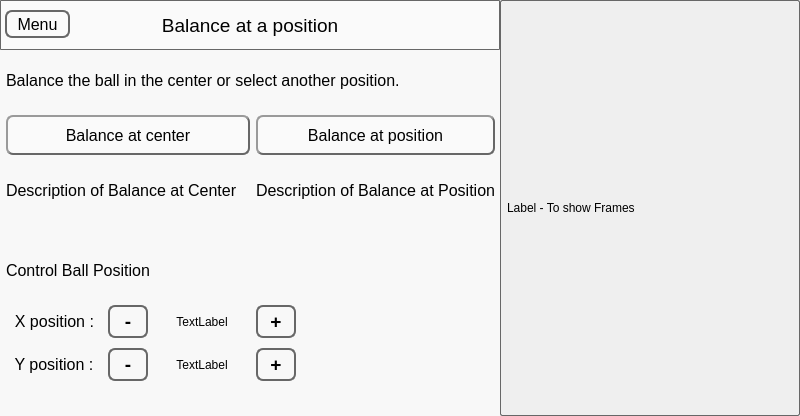
<?xml version="1.0" encoding="UTF-8"?>
<ui version="4.0">
 <class>MainWindow</class>
 <widget class="QMainWindow" name="MainWindow">
  <property name="geometry">
   <rect>
    <x>0</x>
    <y>0</y>
    <width>800</width>
    <height>416</height>
   </rect>
  </property>
  <property name="windowTitle">
   <string>MainWindow</string>
  </property>
  <widget class="QWidget" name="centralwidget">
   <widget class="QStackedWidget" name="stackedWidget">
    <property name="geometry">
     <rect>
      <x>0</x>
      <y>0</y>
      <width>500</width>
      <height>416</height>
     </rect>
    </property>
    <property name="currentIndex">
     <number>1</number>
    </property>
    <widget class="QWidget" name="MainMenu_pg">
     <property name="styleSheet">
      <string notr="true">background-color: rgb(248, 248, 248);

</string>
     </property>
     <widget class="QWidget" name="verticalLayoutWidget">
      <property name="geometry">
       <rect>
        <x>0</x>
        <y>50</y>
        <width>501</width>
        <height>361</height>
       </rect>
      </property>
      <layout class="QGridLayout" name="gridLayout_4">
       <property name="leftMargin">
        <number>15</number>
       </property>
       <property name="topMargin">
        <number>10</number>
       </property>
       <property name="rightMargin">
        <number>15</number>
       </property>
       <property name="bottomMargin">
        <number>0</number>
       </property>
       <property name="verticalSpacing">
        <number>15</number>
       </property>
       <item row="3" column="0">
        <widget class="QPushButton" name="MM_Joystick_btn">
         <property name="minimumSize">
          <size>
           <width>0</width>
           <height>50</height>
          </size>
         </property>
         <property name="font">
          <font>
           <family>Arial</family>
           <pointsize>12</pointsize>
          </font>
         </property>
         <property name="styleSheet">
          <string notr="true">QPushButton {
border-width: 2px;
border-color: rgb(103, 103, 103);
border-style: outset;
border-radius: 7;
padding: 3px;

background-color: rgb(250, 250, 250);
}
</string>
         </property>
         <property name="text">
          <string>Joystick Control</string>
         </property>
        </widget>
       </item>
       <item row="1" column="0">
        <widget class="QPushButton" name="MM_Position_btn">
         <property name="minimumSize">
          <size>
           <width>0</width>
           <height>50</height>
          </size>
         </property>
         <property name="font">
          <font>
           <family>Arial</family>
           <pointsize>12</pointsize>
          </font>
         </property>
         <property name="styleSheet">
          <string notr="true">QPushButton {
border-width: 2px;
border-color: rgb(103, 103, 103);
border-style: outset;
border-radius: 7;
padding: 3px;

background-color: rgb(250, 250, 250);
}
</string>
         </property>
         <property name="text">
          <string>Balance at Position</string>
         </property>
        </widget>
       </item>
       <item row="2" column="0">
        <widget class="QPushButton" name="MM_Pattern_btn">
         <property name="minimumSize">
          <size>
           <width>0</width>
           <height>50</height>
          </size>
         </property>
         <property name="font">
          <font>
           <family>Arial</family>
           <pointsize>12</pointsize>
          </font>
         </property>
         <property name="styleSheet">
          <string notr="true">QPushButton {
border-width: 2px;
border-color: rgb(103, 103, 103);
border-style: outset;
border-radius: 7;
padding: 3px;

background-color: rgb(250, 250, 250);
}
</string>
         </property>
         <property name="text">
          <string>Follow a Pattern</string>
         </property>
        </widget>
       </item>
       <item row="4" column="0">
        <spacer name="verticalSpacer_3">
         <property name="orientation">
          <enum>Qt::Vertical</enum>
         </property>
         <property name="sizeType">
          <enum>QSizePolicy::Fixed</enum>
         </property>
         <property name="sizeHint" stdset="0">
          <size>
           <width>20</width>
           <height>80</height>
          </size>
         </property>
        </spacer>
       </item>
      </layout>
     </widget>
     <widget class="QLabel" name="header_MainMenu_lbl">
      <property name="geometry">
       <rect>
        <x>0</x>
        <y>0</y>
        <width>500</width>
        <height>50</height>
       </rect>
      </property>
      <property name="minimumSize">
       <size>
        <width>0</width>
        <height>50</height>
       </size>
      </property>
      <property name="maximumSize">
       <size>
        <width>16777215</width>
        <height>50</height>
       </size>
      </property>
      <property name="font">
       <font>
        <family>Arial</family>
        <pointsize>14</pointsize>
       </font>
      </property>
      <property name="styleSheet">
       <string notr="true">border-width: 1px;
border-color: rgb(103, 103, 103);
border-style: solid;
border-radius: 1;
padding: 1px;
background-color: rgb(254, 254, 254);


</string>
      </property>
      <property name="text">
       <string>Main Menu</string>
      </property>
      <property name="alignment">
       <set>Qt::AlignCenter</set>
      </property>
     </widget>
    </widget>
    <widget class="QWidget" name="BalancePosition_pg">
     <property name="styleSheet">
      <string notr="true">background-color: rgb(248, 248, 248);</string>
     </property>
     <widget class="QWidget" name="gridLayoutWidget">
      <property name="geometry">
       <rect>
        <x>0</x>
        <y>50</y>
        <width>501</width>
        <height>361</height>
       </rect>
      </property>
      <layout class="QGridLayout" name="gridLayout">
       <property name="leftMargin">
        <number>6</number>
       </property>
       <property name="topMargin">
        <number>5</number>
       </property>
       <property name="rightMargin">
        <number>6</number>
       </property>
       <property name="bottomMargin">
        <number>0</number>
       </property>
       <property name="verticalSpacing">
        <number>10</number>
       </property>
       <item row="8" column="0">
        <widget class="QLabel" name="label_8">
         <property name="font">
          <font>
           <family>Arial</family>
           <pointsize>12</pointsize>
          </font>
         </property>
         <property name="text">
          <string>  Y position :</string>
         </property>
        </widget>
       </item>
       <item row="9" column="2">
        <spacer name="verticalSpacer_2">
         <property name="orientation">
          <enum>Qt::Vertical</enum>
         </property>
         <property name="sizeType">
          <enum>QSizePolicy::Fixed</enum>
         </property>
         <property name="sizeHint" stdset="0">
          <size>
           <width>20</width>
           <height>30</height>
          </size>
         </property>
        </spacer>
       </item>
       <item row="3" column="3" colspan="3">
        <widget class="QPushButton" name="Pos_position_btn">
         <property name="minimumSize">
          <size>
           <width>0</width>
           <height>40</height>
          </size>
         </property>
         <property name="font">
          <font>
           <family>Arial</family>
           <pointsize>12</pointsize>
          </font>
         </property>
         <property name="styleSheet">
          <string notr="true">QPushButton {
border-width: 2px;
border-color: rgb(103, 103, 103);
border-style: outset;
border-radius: 7;
padding: 3px;

background-color: rgb(250, 250, 250);
}
</string>
         </property>
         <property name="text">
          <string>Balance at position</string>
         </property>
         <property name="checkable">
          <bool>true</bool>
         </property>
        </widget>
       </item>
       <item row="7" column="0">
        <widget class="QLabel" name="label_7">
         <property name="font">
          <font>
           <family>Arial</family>
           <pointsize>12</pointsize>
          </font>
         </property>
         <property name="text">
          <string>  X position :</string>
         </property>
        </widget>
       </item>
       <item row="3" column="0" colspan="3">
        <widget class="QPushButton" name="Pos_center_btn">
         <property name="minimumSize">
          <size>
           <width>0</width>
           <height>40</height>
          </size>
         </property>
         <property name="font">
          <font>
           <family>Arial</family>
           <pointsize>12</pointsize>
          </font>
         </property>
         <property name="styleSheet">
          <string notr="true">QPushButton {
border-width: 2px;
border-color: rgb(103, 103, 103);
border-style: outset;
border-radius: 7;
padding: 3px;

background-color: rgb(250, 250, 250);
}
</string>
         </property>
         <property name="text">
          <string>Balance at center</string>
         </property>
         <property name="checkable">
          <bool>true</bool>
         </property>
        </widget>
       </item>
       <item row="8" column="1">
        <widget class="QPushButton" name="pushButton_5">
         <property name="minimumSize">
          <size>
           <width>40</width>
           <height>0</height>
          </size>
         </property>
         <property name="maximumSize">
          <size>
           <width>40</width>
           <height>16777215</height>
          </size>
         </property>
         <property name="font">
          <font>
           <family>Arial</family>
           <pointsize>14</pointsize>
           <weight>75</weight>
           <bold>true</bold>
          </font>
         </property>
         <property name="styleSheet">
          <string notr="true">border-width: 2px;
border-color: rgb(103, 103, 103);
border-style: solid;
border-radius: 7;
padding: 3px;</string>
         </property>
         <property name="text">
          <string>-</string>
         </property>
        </widget>
       </item>
       <item row="2" column="0" colspan="5">
        <widget class="QLabel" name="label_4">
         <property name="font">
          <font>
           <family>Arial</family>
           <pointsize>12</pointsize>
          </font>
         </property>
         <property name="text">
          <string>Balance the ball in the center or select another position.</string>
         </property>
        </widget>
       </item>
       <item row="7" column="2">
        <widget class="QLabel" name="label_11">
         <property name="text">
          <string>TextLabel</string>
         </property>
         <property name="alignment">
          <set>Qt::AlignCenter</set>
         </property>
        </widget>
       </item>
       <item row="7" column="1">
        <widget class="QPushButton" name="pushButton_4">
         <property name="minimumSize">
          <size>
           <width>40</width>
           <height>0</height>
          </size>
         </property>
         <property name="maximumSize">
          <size>
           <width>40</width>
           <height>16777215</height>
          </size>
         </property>
         <property name="font">
          <font>
           <family>Arial</family>
           <pointsize>14</pointsize>
           <weight>75</weight>
           <bold>true</bold>
          </font>
         </property>
         <property name="styleSheet">
          <string notr="true">border-width: 2px;
border-color: rgb(103, 103, 103);
border-style: solid;
border-radius: 7;
padding: 3px;</string>
         </property>
         <property name="text">
          <string>-</string>
         </property>
        </widget>
       </item>
       <item row="8" column="2">
        <widget class="QLabel" name="label_24">
         <property name="text">
          <string>TextLabel</string>
         </property>
         <property name="alignment">
          <set>Qt::AlignCenter</set>
         </property>
        </widget>
       </item>
       <item row="7" column="3">
        <widget class="QPushButton" name="pushButton_6">
         <property name="minimumSize">
          <size>
           <width>40</width>
           <height>0</height>
          </size>
         </property>
         <property name="maximumSize">
          <size>
           <width>40</width>
           <height>16777215</height>
          </size>
         </property>
         <property name="font">
          <font>
           <family>Arial</family>
           <pointsize>14</pointsize>
           <weight>75</weight>
           <bold>true</bold>
          </font>
         </property>
         <property name="styleSheet">
          <string notr="true">border-width: 2px;
border-color: rgb(103, 103, 103);
border-style: solid;
border-radius: 7;
padding: 3px;</string>
         </property>
         <property name="text">
          <string>+</string>
         </property>
        </widget>
       </item>
       <item row="8" column="3">
        <widget class="QPushButton" name="pushButton_7">
         <property name="minimumSize">
          <size>
           <width>40</width>
           <height>0</height>
          </size>
         </property>
         <property name="maximumSize">
          <size>
           <width>40</width>
           <height>16777215</height>
          </size>
         </property>
         <property name="font">
          <font>
           <family>Arial</family>
           <pointsize>14</pointsize>
           <weight>75</weight>
           <bold>true</bold>
          </font>
         </property>
         <property name="styleSheet">
          <string notr="true">border-width: 2px;
border-color: rgb(103, 103, 103);
border-style: solid;
border-radius: 7;
padding: 3px;</string>
         </property>
         <property name="text">
          <string>+</string>
         </property>
        </widget>
       </item>
       <item row="5" column="0">
        <spacer name="horizontalSpacer">
         <property name="orientation">
          <enum>Qt::Horizontal</enum>
         </property>
         <property name="sizeType">
          <enum>QSizePolicy::Fixed</enum>
         </property>
         <property name="sizeHint" stdset="0">
          <size>
           <width>89</width>
           <height>20</height>
          </size>
         </property>
        </spacer>
       </item>
       <item row="4" column="0" colspan="3">
        <widget class="QLabel" name="label_5">
         <property name="font">
          <font>
           <family>Arial</family>
           <pointsize>12</pointsize>
          </font>
         </property>
         <property name="text">
          <string>Description of Balance at Center</string>
         </property>
        </widget>
       </item>
       <item row="4" column="3" colspan="3">
        <widget class="QLabel" name="label_6">
         <property name="font">
          <font>
           <family>Arial</family>
           <pointsize>12</pointsize>
          </font>
         </property>
         <property name="text">
          <string>Description of Balance at Position</string>
         </property>
        </widget>
       </item>
       <item row="6" column="0" colspan="4">
        <widget class="QLabel" name="label">
         <property name="font">
          <font>
           <family>Arial</family>
           <pointsize>12</pointsize>
          </font>
         </property>
         <property name="text">
          <string>Control Ball Position</string>
         </property>
        </widget>
       </item>
      </layout>
     </widget>
     <widget class="QLabel" name="header_Position_lbl">
      <property name="geometry">
       <rect>
        <x>0</x>
        <y>0</y>
        <width>500</width>
        <height>50</height>
       </rect>
      </property>
      <property name="minimumSize">
       <size>
        <width>0</width>
        <height>50</height>
       </size>
      </property>
      <property name="maximumSize">
       <size>
        <width>16777215</width>
        <height>50</height>
       </size>
      </property>
      <property name="font">
       <font>
        <family>Arial</family>
        <pointsize>14</pointsize>
       </font>
      </property>
      <property name="styleSheet">
       <string notr="true">background-color: rgb(250, 250, 250);
border-width: 1px;
border-color: rgb(103, 103, 103);
border-style: solid;
border-radius: 1;
padding: 1px;

</string>
      </property>
      <property name="text">
       <string>Balance at a position</string>
      </property>
      <property name="alignment">
       <set>Qt::AlignCenter</set>
      </property>
     </widget>
     <widget class="QPushButton" name="menu_Pos_btn">
      <property name="geometry">
       <rect>
        <x>5</x>
        <y>10</y>
        <width>65</width>
        <height>28</height>
       </rect>
      </property>
      <property name="minimumSize">
       <size>
        <width>65</width>
        <height>0</height>
       </size>
      </property>
      <property name="maximumSize">
       <size>
        <width>65</width>
        <height>16777215</height>
       </size>
      </property>
      <property name="font">
       <font>
        <family>Arial</family>
        <pointsize>12</pointsize>
       </font>
      </property>
      <property name="styleSheet">
       <string notr="true">border-width: 2px;
background-color: rgb(250, 250, 250);
border-color: rgb(103, 103, 103);
border-style: solid;
border-radius: 7;
padding: 3px;</string>
      </property>
      <property name="text">
       <string>Menu</string>
      </property>
     </widget>
    </widget>
    <widget class="QWidget" name="Pattern_pg">
     <property name="styleSheet">
      <string notr="true">background-color: rgb(248, 248, 248);</string>
     </property>
     <widget class="QWidget" name="gridLayoutWidget_3">
      <property name="geometry">
       <rect>
        <x>0</x>
        <y>60</y>
        <width>501</width>
        <height>351</height>
       </rect>
      </property>
      <layout class="QGridLayout" name="gridLayout_3">
       <property name="leftMargin">
        <number>15</number>
       </property>
       <property name="topMargin">
        <number>5</number>
       </property>
       <property name="rightMargin">
        <number>15</number>
       </property>
       <item row="4" column="0">
        <widget class="QLabel" name="label_22">
         <property name="text">
          <string>TextLabel</string>
         </property>
        </widget>
       </item>
       <item row="0" column="0">
        <widget class="QLabel" name="label_21">
         <property name="text">
          <string>TextLabel</string>
         </property>
        </widget>
       </item>
       <item row="1" column="2">
        <widget class="QPushButton" name="Pattern_Infinity_btn">
         <property name="minimumSize">
          <size>
           <width>0</width>
           <height>40</height>
          </size>
         </property>
         <property name="font">
          <font>
           <family>Arial</family>
           <pointsize>12</pointsize>
          </font>
         </property>
         <property name="styleSheet">
          <string notr="true">border-width: 2px;
border-color: rgb(103, 103, 103);
border-style: outset;
border-radius: 7;
padding: 3px;

background-color: rgb(250, 250, 250);</string>
         </property>
         <property name="text">
          <string>Infinity</string>
         </property>
        </widget>
       </item>
       <item row="1" column="1">
        <widget class="QPushButton" name="Pattern_Circle_btn">
         <property name="minimumSize">
          <size>
           <width>0</width>
           <height>40</height>
          </size>
         </property>
         <property name="font">
          <font>
           <family>Arial</family>
           <pointsize>12</pointsize>
          </font>
         </property>
         <property name="styleSheet">
          <string notr="true">border-width: 2px;
border-color: rgb(103, 103, 103);
border-style: outset;
border-radius: 7;
padding: 3px;

background-color: rgb(250, 250, 250);</string>
         </property>
         <property name="text">
          <string>Circle</string>
         </property>
        </widget>
       </item>
       <item row="1" column="0">
        <widget class="QPushButton" name="Pattern_Rectangle_btn">
         <property name="minimumSize">
          <size>
           <width>0</width>
           <height>40</height>
          </size>
         </property>
         <property name="maximumSize">
          <size>
           <width>16777215</width>
           <height>16777215</height>
          </size>
         </property>
         <property name="font">
          <font>
           <family>Arial</family>
           <pointsize>12</pointsize>
          </font>
         </property>
         <property name="styleSheet">
          <string notr="true">border-width: 2px;
border-color: rgb(103, 103, 103);
border-style: outset;
border-radius: 7;
padding: 3px;

background-color: rgb(250, 250, 250);</string>
         </property>
         <property name="text">
          <string>Rectangle</string>
         </property>
        </widget>
       </item>
       <item row="3" column="0">
        <widget class="QPushButton" name="Pattern_center_btn">
         <property name="minimumSize">
          <size>
           <width>0</width>
           <height>40</height>
          </size>
         </property>
         <property name="font">
          <font>
           <family>Arial</family>
           <pointsize>12</pointsize>
          </font>
         </property>
         <property name="styleSheet">
          <string notr="true">border-width: 2px;
border-color: rgb(103, 103, 103);
border-style: outset;
border-radius: 7;
padding: 3px;

background-color: rgb(250, 250, 250);</string>
         </property>
         <property name="text">
          <string>Center</string>
         </property>
        </widget>
       </item>
       <item row="2" column="0">
        <spacer name="verticalSpacer">
         <property name="orientation">
          <enum>Qt::Vertical</enum>
         </property>
         <property name="sizeType">
          <enum>QSizePolicy::Fixed</enum>
         </property>
         <property name="sizeHint" stdset="0">
          <size>
           <width>20</width>
           <height>10</height>
          </size>
         </property>
        </spacer>
       </item>
      </layout>
     </widget>
     <widget class="QLabel" name="header_Pattern_lbl">
      <property name="geometry">
       <rect>
        <x>0</x>
        <y>0</y>
        <width>500</width>
        <height>50</height>
       </rect>
      </property>
      <property name="minimumSize">
       <size>
        <width>0</width>
        <height>35</height>
       </size>
      </property>
      <property name="font">
       <font>
        <family>Arial</family>
        <pointsize>14</pointsize>
       </font>
      </property>
      <property name="styleSheet">
       <string notr="true">background-color: rgb(250, 250, 250);
border-width: 1px;
border-color: rgb(103, 103, 103);
border-style: solid;
border-radius: 1;
padding: 1px;
</string>
      </property>
      <property name="text">
       <string>Follow a pattern</string>
      </property>
      <property name="alignment">
       <set>Qt::AlignCenter</set>
      </property>
     </widget>
     <widget class="QPushButton" name="menu_Pattern_btn">
      <property name="geometry">
       <rect>
        <x>5</x>
        <y>10</y>
        <width>65</width>
        <height>28</height>
       </rect>
      </property>
      <property name="minimumSize">
       <size>
        <width>65</width>
        <height>0</height>
       </size>
      </property>
      <property name="maximumSize">
       <size>
        <width>65</width>
        <height>16777215</height>
       </size>
      </property>
      <property name="font">
       <font>
        <family>Arial</family>
        <pointsize>12</pointsize>
       </font>
      </property>
      <property name="styleSheet">
       <string notr="true">border-width: 2px;
border-color: rgb(103, 103, 103);
border-style: solid;
border-radius: 7;
padding: 3px;</string>
      </property>
      <property name="text">
       <string>Menu</string>
      </property>
     </widget>
    </widget>
    <widget class="QWidget" name="Joystick_pg">
     <property name="styleSheet">
      <string notr="true">background-color: rgb(248, 248, 248);</string>
     </property>
     <widget class="QWidget" name="gridLayoutWidget_2">
      <property name="geometry">
       <rect>
        <x>0</x>
        <y>50</y>
        <width>501</width>
        <height>361</height>
       </rect>
      </property>
      <layout class="QGridLayout" name="gridLayout_2">
       <property name="leftMargin">
        <number>6</number>
       </property>
       <property name="topMargin">
        <number>5</number>
       </property>
       <property name="rightMargin">
        <number>6</number>
       </property>
       <property name="verticalSpacing">
        <number>10</number>
       </property>
       <item row="6" column="0">
        <widget class="QLabel" name="label_14">
         <property name="text">
          <string>TextLabel</string>
         </property>
        </widget>
       </item>
       <item row="2" column="0">
        <widget class="QLabel" name="label_13">
         <property name="text">
          <string>Joystick control mode</string>
         </property>
        </widget>
       </item>
       <item row="9" column="0">
        <widget class="QLabel" name="label_18">
         <property name="font">
          <font>
           <family>Arial</family>
           <pointsize>12</pointsize>
          </font>
         </property>
         <property name="text">
          <string>  Y angle :</string>
         </property>
        </widget>
       </item>
       <item row="8" column="0">
        <widget class="QLabel" name="label_16">
         <property name="font">
          <font>
           <family>Arial</family>
           <pointsize>12</pointsize>
          </font>
         </property>
         <property name="text">
          <string>  X angle :</string>
         </property>
        </widget>
       </item>
       <item row="8" column="1">
        <widget class="QLabel" name="label_17">
         <property name="minimumSize">
          <size>
           <width>80</width>
           <height>0</height>
          </size>
         </property>
         <property name="maximumSize">
          <size>
           <width>80</width>
           <height>16777215</height>
          </size>
         </property>
         <property name="text">
          <string>&quot;angle&quot;</string>
         </property>
        </widget>
       </item>
       <item row="9" column="1">
        <widget class="QLabel" name="label_19">
         <property name="minimumSize">
          <size>
           <width>80</width>
           <height>0</height>
          </size>
         </property>
         <property name="maximumSize">
          <size>
           <width>80</width>
           <height>16777215</height>
          </size>
         </property>
         <property name="text">
          <string>&quot;angle&quot;</string>
         </property>
        </widget>
       </item>
       <item row="6" column="3">
        <spacer name="horizontalSpacer_2">
         <property name="orientation">
          <enum>Qt::Horizontal</enum>
         </property>
         <property name="sizeType">
          <enum>QSizePolicy::Fixed</enum>
         </property>
         <property name="sizeHint" stdset="0">
          <size>
           <width>80</width>
           <height>20</height>
          </size>
         </property>
        </spacer>
       </item>
       <item row="3" column="0" colspan="2">
        <widget class="QPushButton" name="Joystick_BallCont_btn">
         <property name="minimumSize">
          <size>
           <width>0</width>
           <height>40</height>
          </size>
         </property>
         <property name="font">
          <font>
           <family>Arial</family>
           <pointsize>12</pointsize>
          </font>
         </property>
         <property name="styleSheet">
          <string notr="true">border-width: 2px;
border-color: rgb(103, 103, 103);
border-style: outset;
border-radius: 7;
padding: 3px;

background-color: rgb(250, 250, 250);</string>
         </property>
         <property name="text">
          <string>Control ball position</string>
         </property>
        </widget>
       </item>
       <item row="3" column="2" colspan="2">
        <widget class="QPushButton" name="Joystick_PlateCont_btn">
         <property name="minimumSize">
          <size>
           <width>0</width>
           <height>40</height>
          </size>
         </property>
         <property name="font">
          <font>
           <family>Arial</family>
           <pointsize>12</pointsize>
          </font>
         </property>
         <property name="styleSheet">
          <string notr="true">border-width: 2px;
border-color: rgb(103, 103, 103);
border-style: outset;
border-radius: 7;
padding: 3px;

background-color: rgb(250, 250, 250);</string>
         </property>
         <property name="text">
          <string>Control plate position</string>
         </property>
        </widget>
       </item>
       <item row="4" column="0" colspan="2">
        <widget class="QLabel" name="label_15">
         <property name="text">
          <string>Describe</string>
         </property>
        </widget>
       </item>
       <item row="4" column="2" colspan="2">
        <widget class="QLabel" name="label_23">
         <property name="text">
          <string>Describe</string>
         </property>
        </widget>
       </item>
      </layout>
     </widget>
     <widget class="QLabel" name="header_Joystick_lbl">
      <property name="geometry">
       <rect>
        <x>0</x>
        <y>0</y>
        <width>500</width>
        <height>50</height>
       </rect>
      </property>
      <property name="minimumSize">
       <size>
        <width>0</width>
        <height>35</height>
       </size>
      </property>
      <property name="font">
       <font>
        <family>Arial</family>
        <pointsize>14</pointsize>
       </font>
      </property>
      <property name="styleSheet">
       <string notr="true">background-color: rgb(250, 250, 250);
border-width: 1px;
border-color: rgb(103, 103, 103);
border-style: solid;
border-radius: 1;
padding: 1px;</string>
      </property>
      <property name="text">
       <string> Joystick Control</string>
      </property>
      <property name="alignment">
       <set>Qt::AlignCenter</set>
      </property>
     </widget>
     <widget class="QPushButton" name="menu_Joystick_btn">
      <property name="geometry">
       <rect>
        <x>5</x>
        <y>10</y>
        <width>65</width>
        <height>28</height>
       </rect>
      </property>
      <property name="minimumSize">
       <size>
        <width>65</width>
        <height>0</height>
       </size>
      </property>
      <property name="maximumSize">
       <size>
        <width>65</width>
        <height>16777215</height>
       </size>
      </property>
      <property name="font">
       <font>
        <family>Arial</family>
        <pointsize>12</pointsize>
       </font>
      </property>
      <property name="styleSheet">
       <string notr="true">border-width: 2px;
border-color: rgb(103, 103, 103);
border-style: solid;
border-radius: 7;
padding: 3px;</string>
      </property>
      <property name="text">
       <string>Menu</string>
      </property>
     </widget>
    </widget>
   </widget>
   <widget class="QLabel" name="frames_lbl">
    <property name="geometry">
     <rect>
      <x>500</x>
      <y>0</y>
      <width>300</width>
      <height>416</height>
     </rect>
    </property>
    <property name="styleSheet">
     <string notr="true">border-width: 1px;
border-color: rgb(103, 103, 103);
border-style: solid;
border-radius: 2;
padding: 3px;</string>
    </property>
    <property name="text">
     <string>Label - To show Frames</string>
    </property>
   </widget>
  </widget>
 </widget>
 <resources/>
 <connections/>
</ui>
